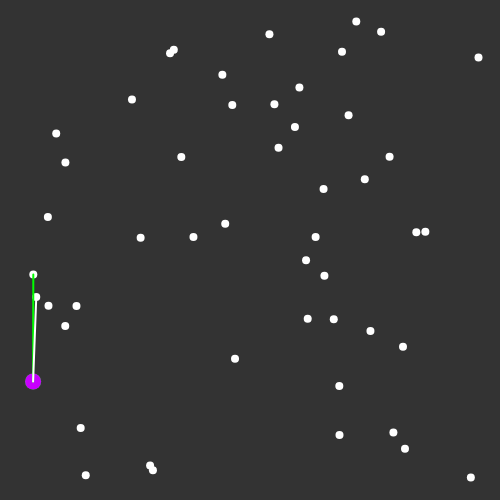
Frame 1 (no input)
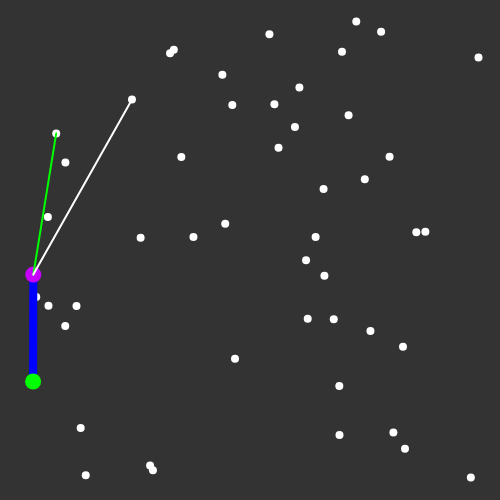
Frame 60 (no input)
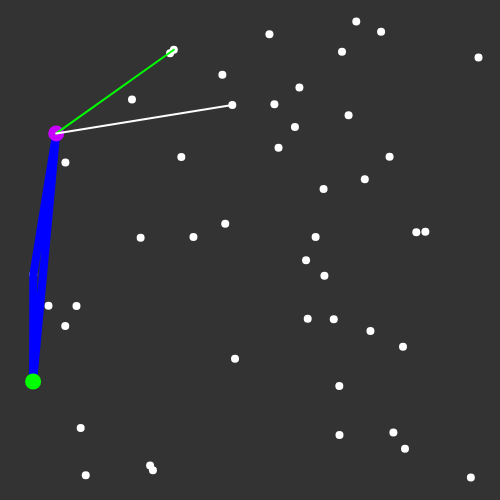
Frame 120 (the mouse pressed at the canvas centre since frame 60)

The p5.js sketch that drew these frames (run headless with seeded random() and noise() and a simulated clock; from frame 60 on, the mouse is pressed at the canvas centre):

// p5.js sketch
// ── sketch.js

// https://en.wikipedia.org/wiki/Gift_wrapping_algorithm
// https://ko.wikipedia.org/wiki/%EC%84%A0%EB%AC%BC_%ED%8F%AC%EC%9E%A5_%EC%95%8C%EA%B3%A0%EB%A6%AC%EC%A6%98

/*
    In computational geometry, the gift wrapping algorithm is an algorithm 
      for computing the convex hull of a given set of points.

    In the two-dimensional case the algorithm is also known as Jarvis march,
      after R. A. Jarvis, who published it in 1973; it has O(nh) time complexity, 
      where n is the number of points and h is the number of points on the convex hull.

    The gift wrapping algorithm begins with i=0 and a point p_0 known to be on the convex hull,
      e.g., the leftmost point, and selects the point p_(i+1) such that 
      all points are to the right of the line pi p_(i+1).
    This point may be found in O(n) time by comparing polar angles of all points 
      with respect to point p_i taken for the center of polar coordinates.
    Letting i=i+1, and repeating with until one reaches p_h=p_0 again yields the convex hull
      in h steps.
    In two dimensions, the gift wrapping algorithm is similar to the process 
      of winding a string (or wrapping paper) around the set of points.
    The approach can be extended to higher dimensions.

    algorithm jarvis(S) is
        // S is the set of points
        // P will be the set of points which form the convex hull.
        // Final set size is i
        pointOnHull = leftmost point in S    // which is guaranteed to be part of the CH(S)
        i := 0
        repeat
            P[i] := pointOnHull
            endpoint := S[0]            // initial endpoint for a candidate edge on the hull
            for j from 0 to |S| do
                // endpoint == pointOnHull is a rare case and can happen
                // only when j == 1 and a better endpoint has not yet been set for the loop
                if (endpoint == pointOnHull) or (S[j] is on left of line from P[i] to endpoint) then
                    endpoint := S[j]    // found greater left turn, update endpoint
            i := 1 + 1
            pointOnHull = endpoint
        until endpoint = P[0]           // wrapped around to first hull point

*/

const points = [];
const hull = [];

let leftMost;
let currentVertex;  // point on hull
let currentPoint;   // check each other point
let nextVertex;
let index = 0;

function setup() {
    createCanvas(500, 500);
    const buffer = 20;
    for (let i = 0; i < 50; i++) {
        points.push(createVector(random(buffer, width - buffer), random(buffer, height - buffer)));
    }

    points.sort((a, b) => a.x - b.x);
    leftMost = points[0];
    currentVertex = leftMost;
    hull.push(currentVertex);
    nextVertex = points[1];
    index = 2;
}

function draw() {
    background(51);

    // draw points
    stroke(255);
    strokeWeight(8);
    points.forEach(p => point(p.x, p.y));

    // draw hull
    stroke(0, 0, 255);
    fill(0, 0, 255, 50);
    strokeWeight(8);
    beginShape();
    hull.forEach(p => vertex(p.x, p.y));
    endShape(CLOSE);

    // draw leftmost
    stroke(0, 255, 0);
    strokeWeight(16);
    point(leftMost.x, leftMost.y);

    stroke(200, 0, 255);
    strokeWeight(16);
    point(currentVertex.x, currentVertex.y);

    stroke(0, 255, 0);
    strokeWeight(2);
    line(currentVertex.x, currentVertex.y, nextVertex.x, nextVertex.y);

    const checking = points[index];
    stroke(255);
    strokeWeight(2);
    line(currentVertex.x, currentVertex.y, checking.x, checking.y);

    // use cross product of two vectors

    const a = p5.Vector.sub(nextVertex, currentVertex);
    const b = p5.Vector.sub(checking, currentVertex);
    const cross = a.cross(b);
    if (cross.z < 0) {
        nextVertex = checking;
    }
    index = index + 1;
    if (index === points.length) {
        if (nextVertex === leftMost) {
            return done();
        }
        hull.push(nextVertex);
        currentVertex = nextVertex;
        index = 0;
        nextVertex = points[index];
    }
}

function done() {
    noLoop();
    
    background(51);

    // draw points
    stroke(255);
    strokeWeight(8);
    points.forEach(p => point(p.x, p.y));

    // draw hull
    stroke(0, 0, 255);
    fill(0, 0, 255, 50);
    strokeWeight(8);
    beginShape();
    hull.forEach(p => vertex(p.x, p.y));
    endShape(CLOSE);

    console.log('finished');
}
